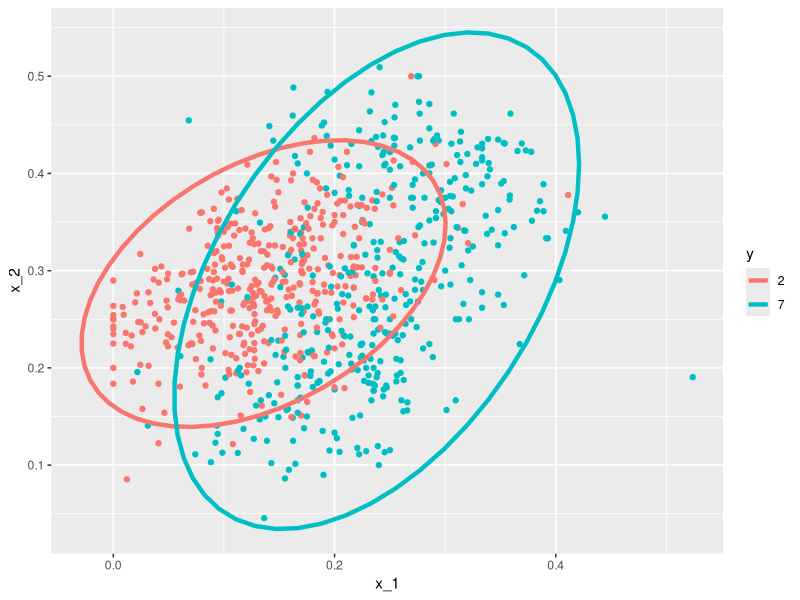
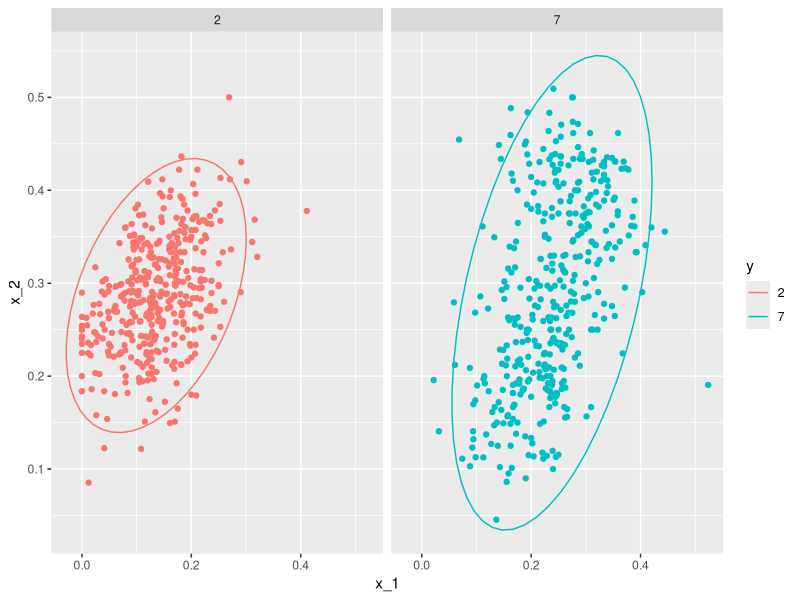

R code for these plots, in order:
#Algorithm: Generative Models: Quadratic discriminant analysis (QDA) and linear discriminant analysis (LDA).
#Author: Dayane Gonçalves

######################################################################################################
#Case: Apply QDA and LDA to classify whether a digit is two or seven
#######################################################################################################
library(tidyverse)
library(caret)
library(dslabs)
# Load data
data("mnist_27")


# Estimate parameters from the data
params <- mnist_27$train %>%
  group_by(y) %>%
  summarize(avg_1 = mean(x_1), avg_2 = mean(x_2),
            sd_1 = sd(x_1), sd_2 = sd(x_2),
            r = cor(x_1, x_2))

# Contour plots
mnist_27$train %>% mutate(y = factor(y)) %>%
  ggplot(aes(x_1, x_2, fill = y, color = y)) +
  geom_point(show.legend = FALSE) +
  stat_ellipse(type="norm", lwd = 1.5)

# Draw separate plots for 2s and 7s
mnist_27$train %>% mutate(y = factor(y)) %>%
  ggplot(aes(x_1, x_2, fill = y, color = y)) +
  geom_point(show.legend = FALSE) +
  stat_ellipse(type="norm") +
  facet_wrap(~y)

# Fit QDA model
train_qda <- train(y ~., method = "qda", data = mnist_27$train)
# Obtain predictors and accuracy
y_hat <- predict(train_qda, mnist_27$test)
confusionMatrix(data = y_hat, reference = mnist_27$test$y)$overall["Accuracy"]

# Fit LDA model
params <- params %>% mutate(sd_1 = mean(sd_1), sd_2 = mean(sd_2), r = mean(r))
train_lda <- train(y ~., method = "lda", data = mnist_27$train)
y_hat <- predict(train_lda, mnist_27$test)
confusionMatrix(data = y_hat, reference = mnist_27$test$y)$overall["Accuracy"]
